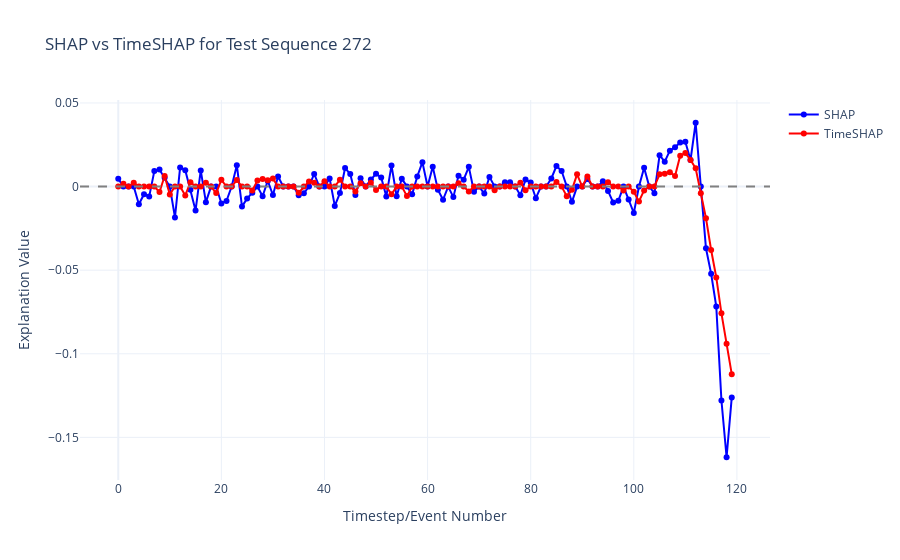
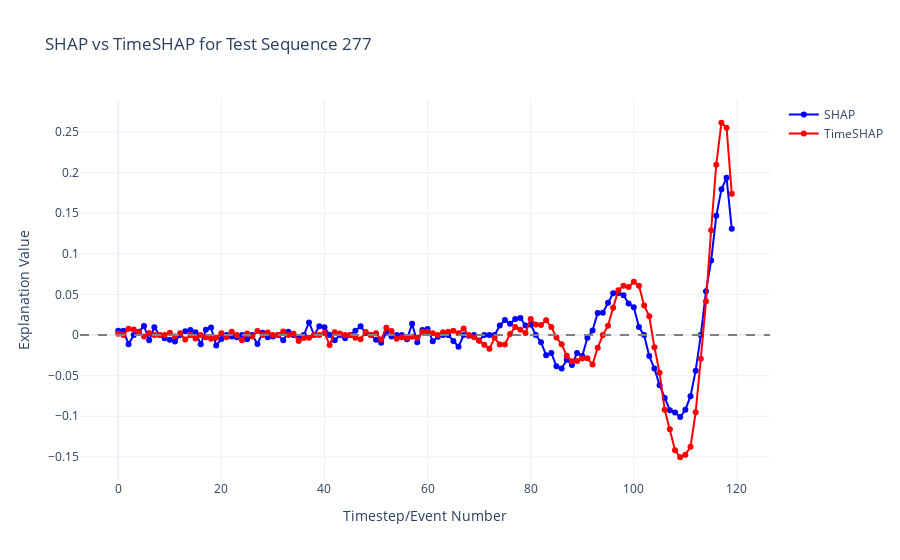
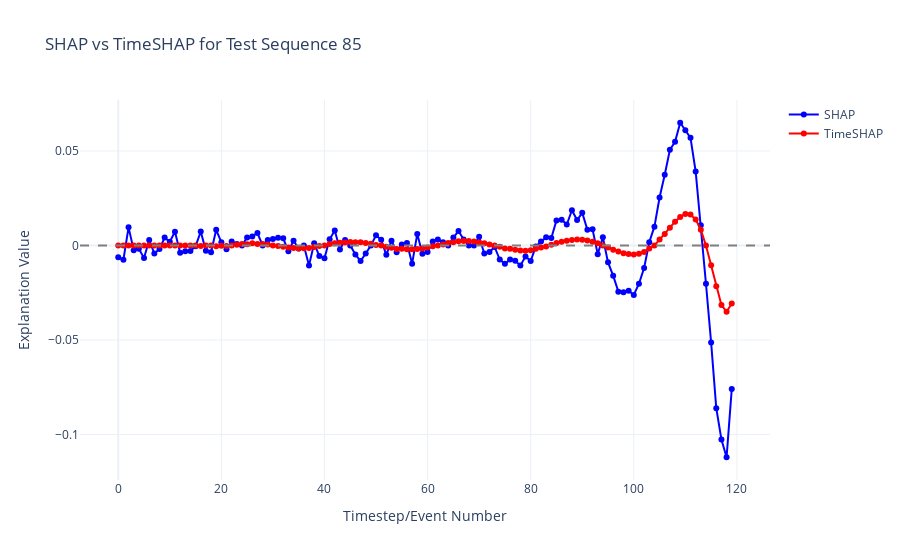
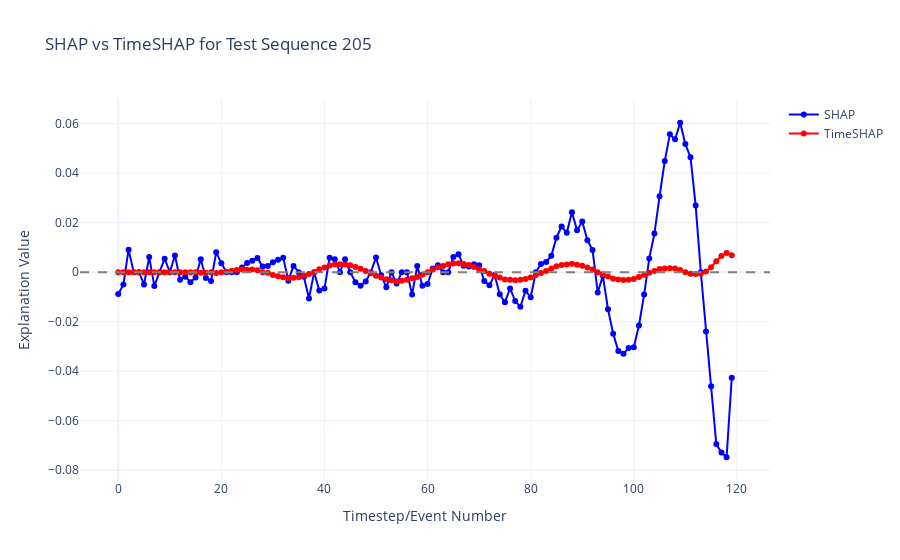

These figures' notebook cell, in order:
### Code cell
for idx in seq_indices:
    # Prepare test sequence
    test_3d = X_test[idx:idx+1]  # Shape: (1, 120, 1)
    test_2d = test_3d.reshape(1, -1)  # Shape: (1, 120)
    
    # SHAP Computation
    explainer = shap.KernelExplainer(predict_wrapper, background_2d)
    shap_values = explainer.shap_values(test_2d)
    shap_first = shap_values[0].flatten()  # Shape: (120,)
    
    # TimeSHAP Computation
    event_explanation = local_event_explainer(
        f,
        test_3d,
        baseline_sequence,
        pruned_idx=0,
        nsamples=10000
    )
    
    # Compute correlation
    correlation, _ = pearsonr(shap_first, event_explanation["Shapley Value"])
    correlations.append(correlation)
    print(f"Correlation for sequence {idx}: {correlation:.4f}")
    
    # Optional: Plot for each sequence
    fig = go.Figure()
    fig.add_trace(go.Scatter(x=np.arange(120), y=shap_first, mode='lines+markers', name='SHAP',
                             line=dict(color='blue')))
    fig.add_trace(go.Scatter(x=event_explanation.index, y=event_explanation["Shapley Value"],
                             mode='lines+markers', name='TimeSHAP',
                             line=dict(color='red')))
    fig.update_layout(
        title=f"SHAP vs TimeSHAP for Test Sequence {idx}",
        xaxis_title="Timestep/Event Number",
        yaxis_title="Explanation Value",
        template="plotly_white"
    )
    fig.add_hline(y=0, line_dash="dash", line_color="gray")
    fig.show()

# Summarize correlations
print(f"\nMean Correlation: {np.mean(correlations):.4f}")
print(f"Median Correlation: {np.median(correlations):.4f}")
print(f"Min Correlation: {np.min(correlations):.4f}")
print(f"Max Correlation: {np.max(correlations):.4f}")
